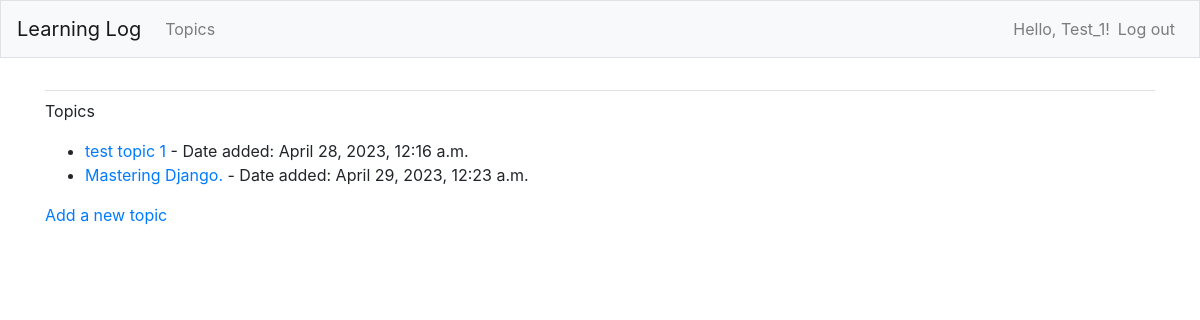
The page /topics/ (signed in) on the database its author committed.
### learning_logs/models.py (models this page shows)
class Topic(models.Model):
    text = models.CharField(max_length=200)
    date_added = models.DateTimeField(auto_now_add=True)
    owner = models.ForeignKey(User, on_delete=models.CASCADE)
    def __str__(self) -> str:
        return self.text

### learning_logs/views.py (the view)
# urls.py: path('topics/', views.topics, name='topics'),
@login_required
def topics(request):
    topics = Topic.objects.filter(owner=request.user).order_by('date_added')
    context = {'topics': topics}
    return render(request, 'learning_logs/topics.html', context)

### learning_logs/templates/learning_logs/topics.html
{% extends "learning_logs/base.html" %}
{% block content %}
    <p>Topics</p>
    <ul>
        {% for topic in topics %}
            <li>
                <a href="{% url 'learning_logs:topic' topic.id %}">{{ topic }}</a>
                - Date added: {{ topic.date_added }}
            </li>
        {% empty %}
            <li>No topics have been added yet.</li>
        {% endfor %}
    </ul>
    <a href="{% url 'learning_logs:new_topic' %}">Add a new topic</a>
{% endblock content %}

### learning_logs/templates/learning_logs/base.html (shortened to what this page needs)
{% load bootstrap4 %}
<!doctype html>
<html lang="en">
<head>
    {% bootstrap_css %}
</head>
<body>
    <nav class="navbar navbar-expand-md navbar-light bg-light mb-4 border">
        <a class="navbar-brand" href="{% url 'learning_logs:index' %}">Learning Log</a>
        <div class="collapse navbar-collapse" id="navbarCollapse">
            <ul class="navbar-nav mr-auto">
                <li class="nav-item">
                    <a class="nav-link" href="{% url 'learning_logs:topics' %}">Topics</a>
                </li>
            </ul>
            <ul class="navbar-nav ml-auto">
                {% if user.is_authenticated %}
                    <li class="nav-item">
                        <span class="navbar-text">Hello, {{ user.username.capitalize }}!</span>
                    </li>
                    <li class="nav-item">
                        <a class="nav-link" href="{% url 'users:logout' %}">Log out</a>
                    </li>
                {% endif %}
            </ul>
        </div>
    </nav>
    <main role="main" class="container">
        <div class="pb-2 mb-2 border-bottom">
        </div>
        <div>
            {% block content %}{% endblock content %}
        </div>
    </main>
</body>
</html>

### rows shown on the page
Topic: text "test topic 1", date_added "April 28, 2023, 12:16 a.m."
Topic: text "Mastering Django.", date_added "April 29, 2023, 12:23 a.m."

### other values the page prints
{{ user.username.capitalize }} "Test_1"
